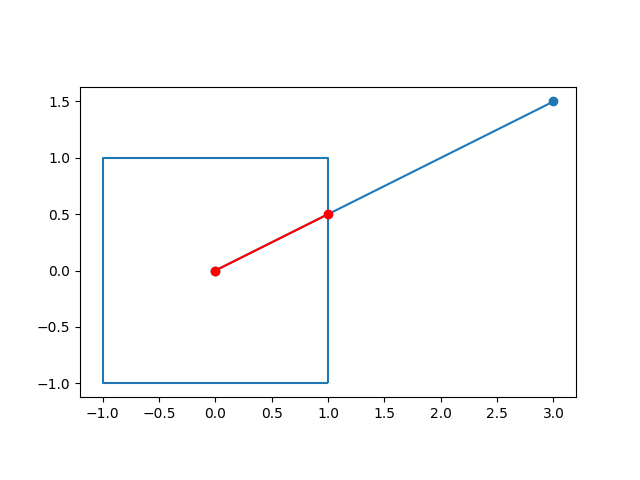

Here is the Python script that generated this plot:
import sys,subprocess
import matplotlib.pyplot as plt
import geopandas as gpd

from shapely.geometry import Point
from shapely.geometry import LineString, Polygon

script_name = __file__.split('.')[0]

#-----------------------

p = Point([0,0])
q = Point([3,1.5])
ls = LineString([p,q])
poly = Polygon([[1,-1],[1,1],[-1,1],[-1,-1],[1,-1]])
gs = gpd.GeoSeries([p,q,ls,poly])

# we need to save ax for subsequence calls to plt
ax = gs.boundary.plot()

ax.plot((p.x,q.x),(p.y,q.y))

print(poly.contains(ls))    # False
print(poly.crosses(ls))     # True
r = poly.intersection(ls)

X,Y = r.xy
X,Y = list(X), list(Y)
ax.scatter(X,Y,color='red',zorder=2)
ax.plot(X,Y,color='red')

#-----------------------

fn = script_name + '.png'
plt.savefig(fn)
subprocess.run(['open','-a','Preview',fn])
